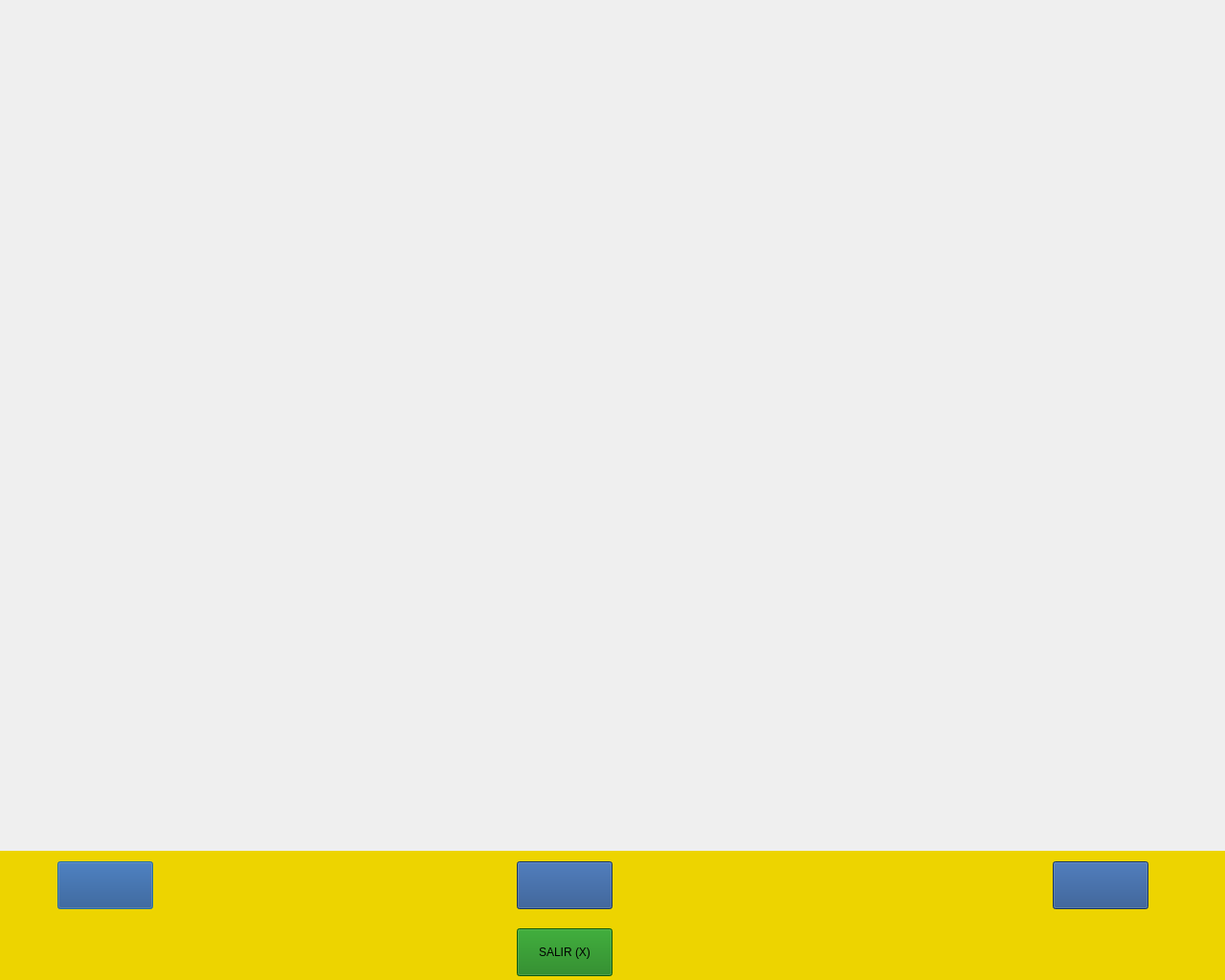
<?xml version="1.0" encoding="UTF-8"?>
<ui version="4.0">
 <class>Dialog</class>
 <widget class="QDialog" name="Dialog">
  <property name="geometry">
   <rect>
    <x>0</x>
    <y>0</y>
    <width>1280</width>
    <height>1024</height>
   </rect>
  </property>
  <property name="windowTitle">
   <string>Dialog</string>
  </property>
  <property name="autoFillBackground">
   <bool>false</bool>
  </property>
  <widget class="QPushButton" name="buttonplayGame1Backward">
   <property name="geometry">
    <rect>
     <x>60</x>
     <y>900</y>
     <width>100</width>
     <height>50</height>
    </rect>
   </property>
   <property name="autoFillBackground">
    <bool>false</bool>
   </property>
   <property name="styleSheet">
    <string notr="true">background-color: rgb(32, 74, 135);</string>
   </property>
   <property name="text">
    <string/>
   </property>
   <property name="icon">
    <iconset>
     <normaloff>assets/images/left-arrow.png</normaloff>assets/images/left-arrow.png</iconset>
   </property>
   <property name="iconSize">
    <size>
     <width>100</width>
     <height>50</height>
    </size>
   </property>
  </widget>
  <widget class="QPushButton" name="buttonplayGame1ReturnMain">
   <property name="geometry">
    <rect>
     <x>540</x>
     <y>970</y>
     <width>100</width>
     <height>50</height>
    </rect>
   </property>
   <property name="styleSheet">
    <string notr="true">color: black;
background-color: rgb(20, 125, 17);</string>
   </property>
   <property name="text">
    <string>SALIR (X)</string>
   </property>
  </widget>
  <widget class="QPushButton" name="buttonplayGame1Run">
   <property name="geometry">
    <rect>
     <x>540</x>
     <y>900</y>
     <width>100</width>
     <height>50</height>
    </rect>
   </property>
   <property name="autoFillBackground">
    <bool>false</bool>
   </property>
   <property name="styleSheet">
    <string notr="true">background-color: rgb(32, 74, 135);</string>
   </property>
   <property name="text">
    <string/>
   </property>
   <property name="icon">
    <iconset>
     <normaloff>assets/images/play-button-arrowhead.png</normaloff>assets/images/play-button-arrowhead.png</iconset>
   </property>
   <property name="iconSize">
    <size>
     <width>100</width>
     <height>50</height>
    </size>
   </property>
  </widget>
  <widget class="QPushButton" name="buttonplayGame1Forward">
   <property name="geometry">
    <rect>
     <x>1100</x>
     <y>900</y>
     <width>100</width>
     <height>50</height>
    </rect>
   </property>
   <property name="autoFillBackground">
    <bool>false</bool>
   </property>
   <property name="styleSheet">
    <string notr="true">background-color: rgb(32, 74, 135);</string>
   </property>
   <property name="text">
    <string/>
   </property>
   <property name="icon">
    <iconset>
     <normaloff>assets/images/right-arrow.png</normaloff>assets/images/right-arrow.png</iconset>
   </property>
   <property name="iconSize">
    <size>
     <width>100</width>
     <height>50</height>
    </size>
   </property>
  </widget>
  <widget class="QLabel" name="imagebackground">
   <property name="geometry">
    <rect>
     <x>0</x>
     <y>0</y>
     <width>1280</width>
     <height>889</height>
    </rect>
   </property>
   <property name="autoFillBackground">
    <bool>false</bool>
   </property>
   <property name="styleSheet">
    <string notr="true">image: url(:/prefijoNuevo/images/game1_play.png);</string>
   </property>
   <property name="text">
    <string/>
   </property>
  </widget>
  <widget class="QLabel" name="misc">
   <property name="geometry">
    <rect>
     <x>0</x>
     <y>889</y>
     <width>1280</width>
     <height>135</height>
    </rect>
   </property>
   <property name="autoFillBackground">
    <bool>false</bool>
   </property>
   <property name="styleSheet">
    <string notr="true">background-color: rgb(237, 212, 0);</string>
   </property>
   <property name="text">
    <string/>
   </property>
  </widget>
  <widget class="QLabel" name="canvas">
   <property name="enabled">
    <bool>true</bool>
   </property>
   <property name="geometry">
    <rect>
     <x>300</x>
     <y>200</y>
     <width>600</width>
     <height>600</height>
    </rect>
   </property>
   <property name="font">
    <font>
     <family>Abyssinica SIL</family>
     <pointsize>46</pointsize>
     <weight>9</weight>
     <italic>false</italic>
     <bold>false</bold>
    </font>
   </property>
   <property name="styleSheet">
    <string notr="true">background-color: rgb(qradialgradient(spread:pad, cx:0.5, cy:0.5, radius:0.5, fx:0.5, fy:0.5, stop:0 rgba(255, 235, 235, 206), stop:0.35 rgba(255, 188, 188, 80), stop:0.4 rgba(255, 162, 162, 80), stop:0.425 rgba(255, 132, 132, 156), stop:0.44 rgba(252, 128, 128, 80), stop:1 rgba(255, 255, 255, 0)), 53, 102);
font: 75 46pt &quot;Abyssinica SIL&quot;;</string>
   </property>
   <property name="text">
    <string/>
   </property>
   <property name="textFormat">
    <enum>Qt::AutoText</enum>
   </property>
   <property name="margin">
    <number>5</number>
   </property>
  </widget>
  <zorder>misc</zorder>
  <zorder>buttonplayGame1Backward</zorder>
  <zorder>buttonplayGame1ReturnMain</zorder>
  <zorder>buttonplayGame1Run</zorder>
  <zorder>buttonplayGame1Forward</zorder>
  <zorder>imagebackground</zorder>
  <zorder>canvas</zorder>
 </widget>
 <resources>
  <include location="assets/source.qrc"/>
 </resources>
 <connections/>
</ui>
